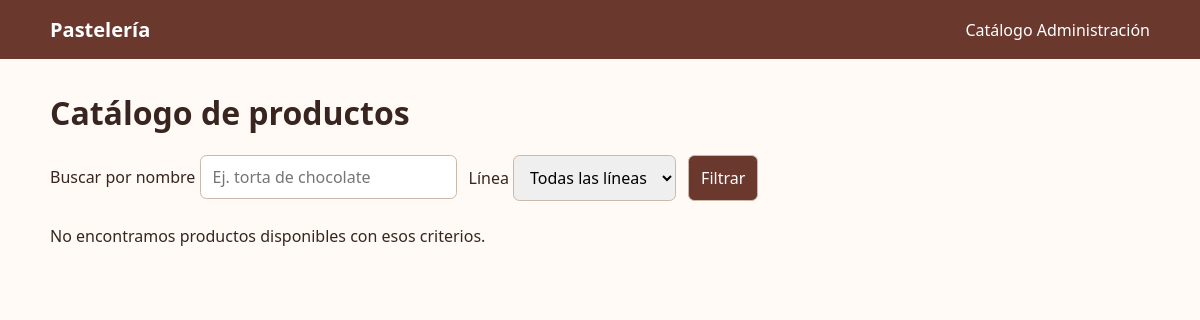
Before: / with the older database file.
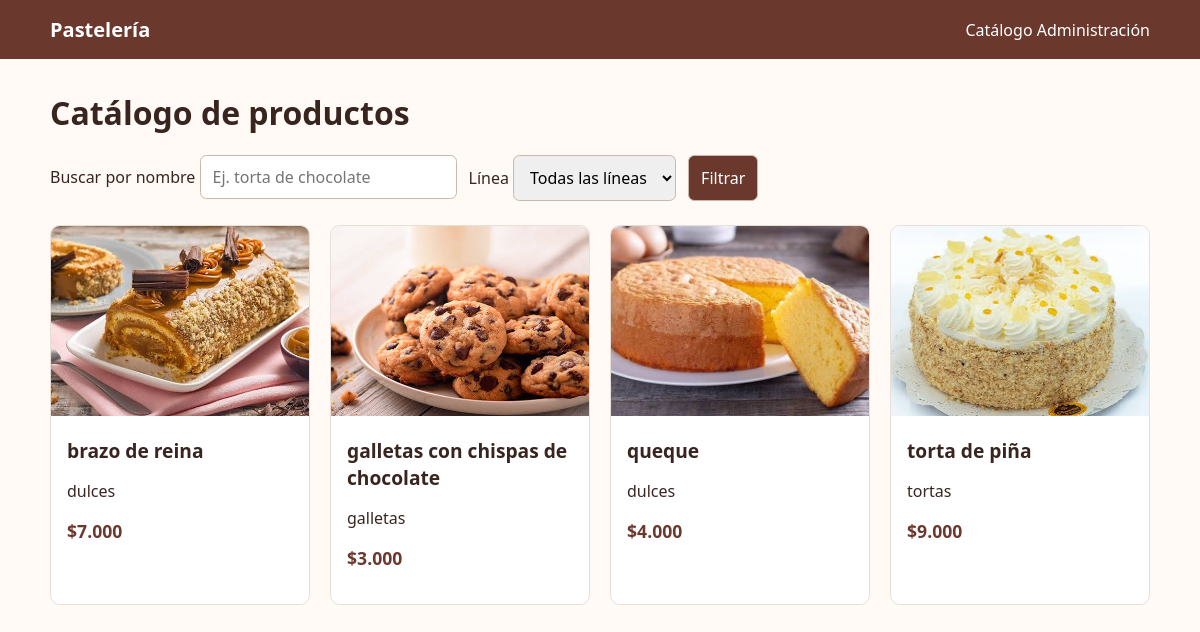
After: the same page with the newer database file.
### catalogo/models.py (models this page shows, shortened)
class Producto(models.Model):
    nombre = models.CharField(max_length=150)
    linea = models.ForeignKey(
        Linea,
        on_delete=models.CASCADE,
        related_name='productos',
    )
    fotografia = models.ImageField(upload_to='productos/')
    precio = models.PositiveIntegerField(validators=[MinValueValidator(0)])
    porciones = models.PositiveIntegerField(
        validators=[MinValueValidator(1)],
    )
    apto_celiacos = models.BooleanField(default=False)
    stock = models.PositiveIntegerField(default=0)
    disponible = models.BooleanField(default=True)
    class Meta:
        verbose_name = 'producto'
        verbose_name_plural = 'productos'
        ordering = ['nombre']

class Linea(models.Model):
    nombre = models.CharField(max_length=100, unique=True)
    class Meta:
        verbose_name = 'línea'
        verbose_name_plural = 'líneas'
        ordering = ['nombre']

### catalogo/views.py (the view)
# urls.py: path('', views.inicio, name='inicio'),
def inicio(request):
    productos = Producto.objects.filter(disponible=True).select_related('linea')
    busqueda = request.GET.get('q', '').strip()
    linea_id = request.GET.get('linea', '').strip()
    linea_seleccionada = None
    if busqueda:
        productos = productos.filter(nombre__icontains=busqueda)
    if linea_id:
        if linea_id.isdecimal():
            linea_seleccionada = int(linea_id)
            productos = productos.filter(linea_id=linea_seleccionada)
        else:
            productos = productos.none()
    return render(
        request,
        'catalogo/inicio.html',
        {
            'productos': productos,
            'lineas': Linea.objects.all(),
            'busqueda': busqueda,
            'linea_seleccionada': linea_seleccionada,
        },
    )

### catalogo/templatetags/catalogo_tags.py (called while the page is built)
@register.filter
def pesos_chilenos(precio):
    return f'${precio:,}'.replace(',', '.')

### catalogo/templates/catalogo/inicio.html (shortened to what this page needs)
{% extends "catalogo/base.html" %}
{% load catalogo_tags %}
{% block content %}
    <h1>Catálogo de productos</h1>
    <form class="filters" method="get" action="{% url 'catalogo:inicio' %}">
        <label>
            Buscar por nombre
            <input type="search" name="q" value="{{ busqueda }}" placeholder="Ej. torta de chocolate">
        </label>
        <label>
            Línea
            <select name="linea">
                <option value="">Todas las líneas</option>
            </select>
        </label>
        <button type="submit">Filtrar</button>
    </form>
    {% if productos %}
        <section class="products" aria-label="Productos disponibles">
            {% for producto in productos %}
                <article class="product">
                    <a href="{% url 'catalogo:detalle_producto' producto.pk %}">
                        <img src="{{ producto.fotografia.url }}" alt="Fotografía de {{ producto.nombre }}">
                        <div class="product-info">
                            <h2>{{ producto.nombre }}</h2>
                            <p>{{ producto.linea.nombre }}</p>
                            <p class="price">{{ producto.precio|pesos_chilenos }}</p>
                        </div>
                    </a>
                </article>
            {% endfor %}
        </section>
    {% else %}
        <p>No encontramos productos disponibles con esos criterios.</p>
    {% endif %}
{% endblock %}

### catalogo/templates/catalogo/base.html (shortened to what this page needs)
<!doctype html>
<html lang="es-CL">
<head>
</head>
<body>
    <header>
        <nav aria-label="Menú principal">
            <a class="brand" href="{% url 'catalogo:inicio' %}">Pastelería</a>
            <div>
                <a href="{% url 'catalogo:inicio' %}">Catálogo</a>
                <a href="/admin/">Administración</a>
            </div>
        </nav>
    </header>
    <main>
        {% block content %}{% endblock %}
    </main>
</body>
</html>

### catalogo/templates/catalogo/base.html (style rules this page uses)
:root { font-family: system-ui, sans-serif; color: #38251f; background: #fffaf5; }
body { margin: 0; }
header { background: #6b382e; color: white; }
nav { max-width: 1100px; margin: auto; padding: 1rem; display: flex; justify-content: space-between; align-items: center; }
nav a { color: white; text-decoration: none; }
nav .brand { font-size: 1.25rem; font-weight: 700; }
main { max-width: 1100px; margin: 2rem auto; padding: 0 1rem; }
.filters { display: flex; flex-wrap: wrap; gap: .75rem; margin-bottom: 1.5rem; }
input, select, button { font: inherit; padding: .6rem .75rem; border: 1px solid #cbb8aa; border-radius: .4rem; }
button { background: #6b382e; color: white; cursor: pointer; }
.products { display: grid; grid-template-columns: repeat(auto-fill, minmax(220px, 1fr)); gap: 1.25rem; }
.product, .detail { overflow: hidden; background: white; border: 1px solid #eadfd7; border-radius: .6rem; }
.product img { width: 100%; height: 190px; object-fit: cover; }
.product-info, .detail-info { padding: 1rem; }
.product h2 { margin: 0 0 .4rem; font-size: 1.2rem; }
.product a { color: inherit; text-decoration: none; }
.price { color: #6b382e; font-weight: 700; font-size: 1.1rem; }

Changed rows visible on the page:
added Producto: fotografia (picture), nombre "brazo de reina", linea.nombre "dulces", precio|pesos_chilenos "$7.000"
added Producto: fotografia (picture), nombre "galletas con chispas de chocolate", linea.nombre "galletas", precio|pesos_chilenos "$3.000"
added Producto: fotografia (picture), nombre "queque", linea.nombre "dulces", precio|pesos_chilenos "$4.000"
added Producto: fotografia (picture), nombre "torta de piña", linea.nombre "tortas", precio|pesos_chilenos "$9.000"
Other visible differences:
text no longer shown: "No encontramos productos disponibles con esos criterios."
